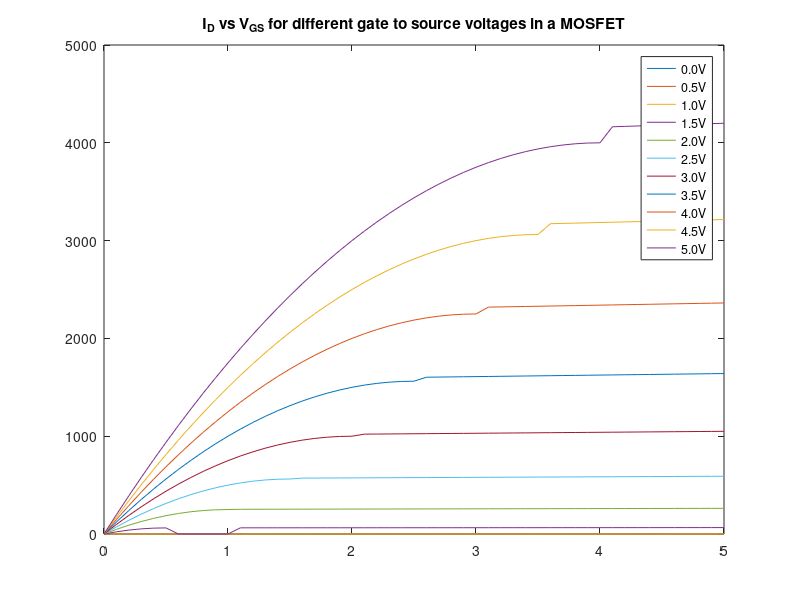

This chart was generated by the following MATLAB code:
%Yogesh Mundhra
%301346798
%Zhendong - Group 4
%ID versus V_DS for a MOSFET with varying VGS
Kn=100;
W_L=5;
VT=1
lambda=0.01;
VDS=0:0.1:5.0;
VGS=0:0.5:5;
ID=zeros(length(VGS),length(VDS));
for i=1:length(VGS)
    for j=1:length(VDS)
        if VGS(i)<VT
            ID(i,j)=0;
        elseif VGS(i)>VT
            if VDS(j) <= VGS(i)-VT
                ID(i,j)=0.5*Kn*W_L*(2.*(VGS(i)-VT).*VDS(j)-VDS(j).^2);
            elseif VDS(j)>VT
                ID(i,j)=0.5*Kn*W_L*((VGS(i)-VT).^2).*(1+(lambda.*VDS(j)));
            end
        end
    end
end
plot(VDS,ID)
title('I_D vs V_G_S for different gate to source voltages in a MOSFET')
legendSheet=cellstr(num2str(VGS', '%-.1fV'));
legend(legendSheet)